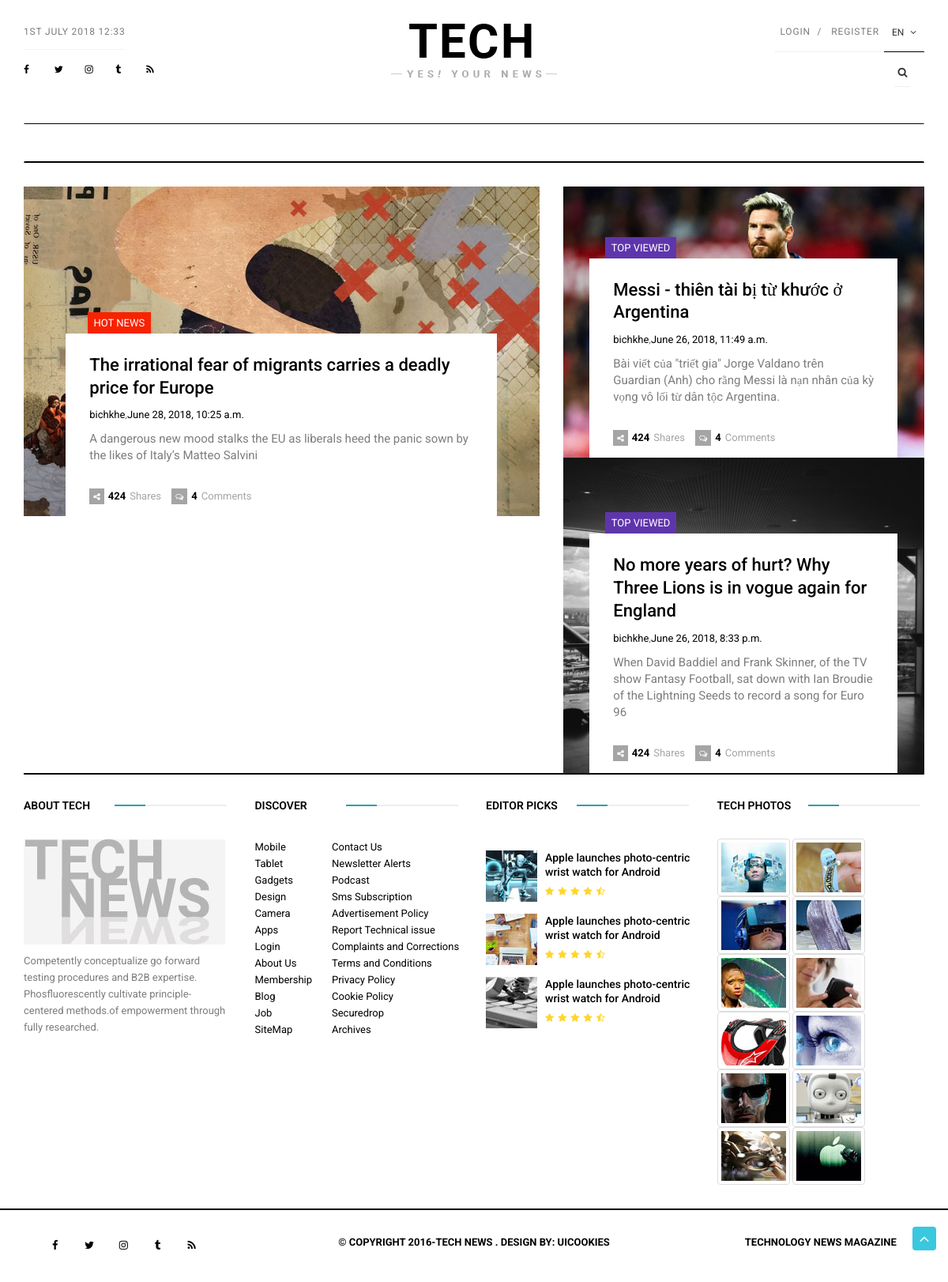
Before: / with the older database file.
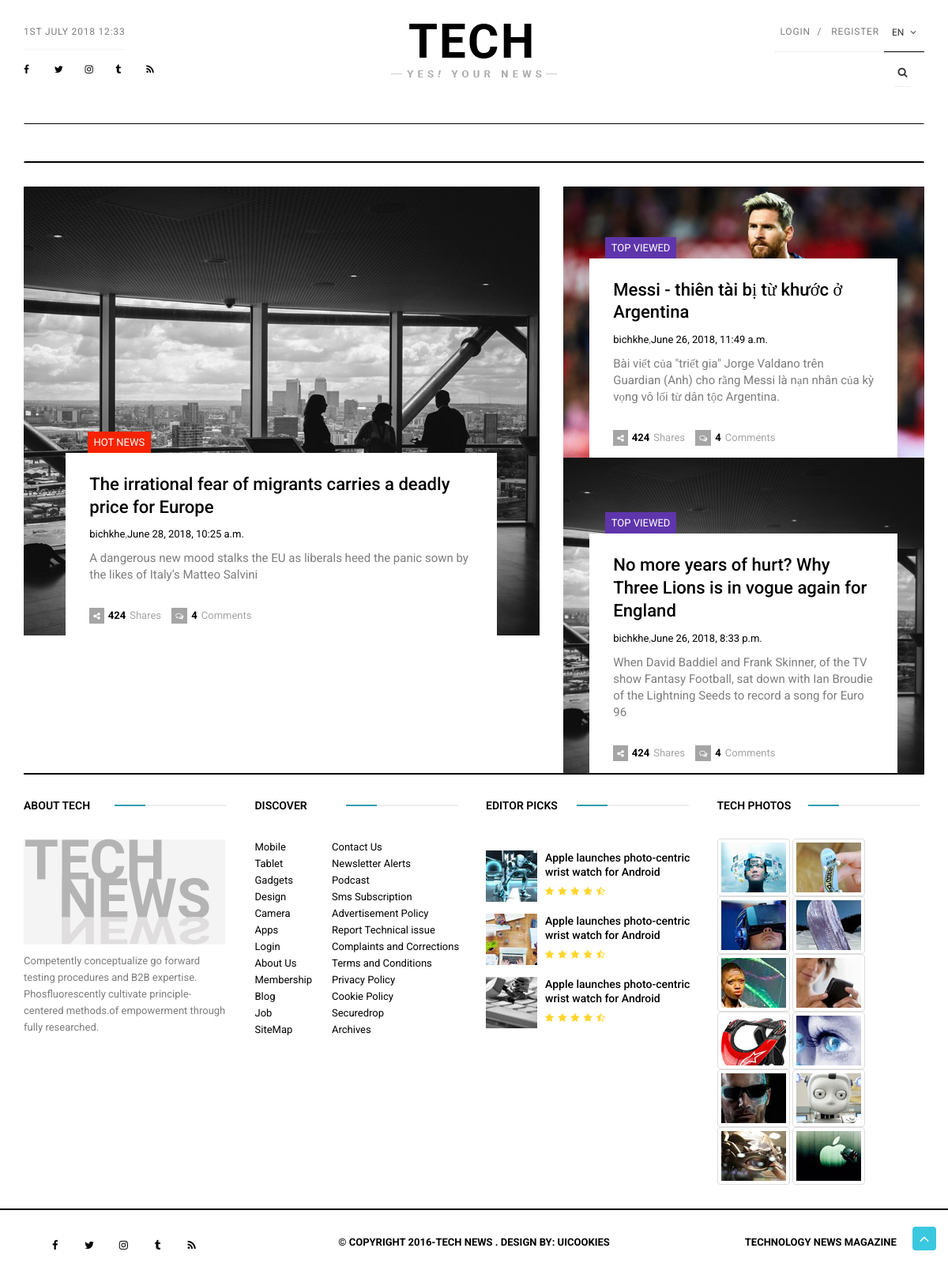
After: the same page with the newer database file.
### boards/models.py (models this page shows, shortened)
class Article(models.Model):
    title = models.CharField(max_length=255)
    abstract = models.CharField(max_length=150)
    image = models.ImageField(upload_to = 'uploads/', default = '')
    image_small = models.ImageField(upload_to = 'uploads/', default = '')
    message = models.TextField(max_length=4000)
    slug = models.SlugField(max_length=40)
    created_at = models.DateTimeField(auto_now_add=True)
    updated_at = models.DateTimeField(null=True)
    created_by = models.ForeignKey(User, related_name='articles')
    updated_by = models.ForeignKey(User, null=True, related_name='+')
    category = models.ForeignKey(Category, related_name='articles')
    is_hotnews= models.BooleanField()
    is_topviewed = models.BooleanField()
    iranks = models.IntegerField()
    iviews = models.IntegerField()
    ishared = models.IntegerField()

### boards/views.py (the view)
# urls.py: url(r'^$', views.index, name='index'),
def index(request):
    categories = Category.objects.all()
    boards = Board.objects.all()
    hotnews = Article.objects.filter(is_hotnews=True).latest('created_at')
    topviewed = Article.objects.filter(is_topviewed=True).exclude(slug=hotnews.slug)[0:2]
    ctx ={
        'cateogries': categories,
        'boards':boards,
        'hotnews':hotnews,
        'topviewed' :topviewed,
    }
    return render(request, 'technews/index.html', ctx)

### templates/technews/index.html (shortened to what this page needs)
{% extends 'technews/base.html' %}
{% load static %}
{% block hotnews %}
 <section id="feature_news_section" class="feature_news_section">
    <div class="container">
        <div class="row">
            <div class="col-md-7">
                <div class="feature_article_wrapper">
                    <div class="feature_article_img">
                        <img class="img-responsive top_static_article_img" src="{{hotnews.image.url}}" alt="http://via.placeholder.com/955x832">
                    </div>
                    <div class="feature_article_inner">
                        <div class="tag_lg red"><a href="category.html">Hot News</a></div>
                        <div class="feature_article_title">
                            <h1><a href="single.html" target="_self">{{hotnews.title}}</a></h1>
                        </div>
                        <div class="feature_article_date"><a href="#" target="_self">{{hotnews.created_by}}</a>,<a href="#" target="_self">{{hotnews.created_at}}</a></div>
                        <div class="feature_article_content">
                            {{hotnews.abstract}}
                        </div>
                        <div class="article_social">
                            <span><i class="fa fa-share-alt"></i><a href="#">424</a>Shares</span>
                            <span><i class="fa fa-comments-o"></i><a href="#">4</a>Comments</span>
                        </div>
                    </div>
                </div>
            </div>
	 {% for topnews in topviewed %}
            <div class="col-md-5">
                <div class="feature_static_wrapper">
                    <div class="feature_article_img">
                    </div>
                    <div class="feature_article_inner">
                        <div class="tag_lg purple"><a href="category.html">Top Viewed</a></div>
                        <div class="feature_article_title">
                            <h1><a href="single.html" target="_self">{{topnews.title}}</a></h1>
                        </div>
                        <div class="feature_article_date"><a href="#" target="_self">{{topnews.created_by}}</a>,<a href="#" target="_self">{{topnews.created_at}}</a></div>
                        <div class="feature_article_content">
                            {{topnews.abstract}}
                        </div>
                        <div class="article_social">
                            <span><i class="fa fa-share-alt"></i><a href="#">424</a>Shares</span>
                            <span><i class="fa fa-comments-o"></i><a href="#">4</a>Comments</span>
                        </div>
                    </div>
                </div>
            </div>
	{% endfor %}
        </div>
    </div>
</section>
{% endblock %}

### templates/technews/base.html (shortened to what this page needs)
{% load static %}
{% load mainmenu %}
<!DOCTYPE html>
<html>
<head>
    <link href="{% static 'assets/css/bootstrap.min.css' %}" rel="stylesheet">
    <link href="{% static 'assets/fonts/font-awesome/font-awesome.min.css' %}" rel="stylesheet">
    <link href="{% static 'assets/css/mobile-menu.css' %}" rel="stylesheet">
    <link href="{% static 'assets/css/owl.carousel.css' %}" rel="stylesheet">
    <link href="{% static 'assets/css/owl.theme.default.min.css' %}" rel="stylesheet">
    <link href="{% static 'assets/css/style.css' %}" rel="stylesheet">
</head>
<body id="page-top" data-spy="scroll" data-target=".navbar">
<div id="main-wrapper">
{% block nav %}
<div class="uc-mobile-menu-pusher uc-offcanvas-pusher">
<div class="content-wrapper uc-offcanvas-contents">
<section id="header_section_wrapper" class="header_section_wrapper">
    <div class="container">
        <div class="header-section">
            <div class="row">
                <div class="col-md-4">
                    <div class="left_section">
                                            <span class="time">
                                               {% now "jS F Y H:i" %}
                                            </span>
                        <div class="social">
                            <a class="icons-sm fb-ic"><i class="fa fa-facebook"></i></a>
                            <a class="icons-sm tw-ic"><i class="fa fa-twitter"></i></a>
                            <a class="icons-sm inst-ic"><i class="fa fa-instagram"> </i></a>
                            <a class="icons-sm tmb-ic"><i class="fa fa-tumblr"> </i></a>
                            <a class="icons-sm rss-ic"><i class="fa fa-rss"> </i></a>
                        </div>
                    </div>
                </div>
                <div class="col-md-4">
                    <div class="logo">
                        <a href="index.html"><img src="{% static 'assets/img/logo.png' %}" alt="Tech NewsLogo"></a>
                    </div>
                </div>
                <div class="col-md-4">
                    <div class="right_section">
			<ul class="nav navbar-nav">
                            <li><a href="#">Login</a></li>
                            <li><a href="#">Register</a></li>
                            <li class="dropdown lang">
                                <button class="btn btn-default dropdown-toggle" type="button" id="dropdownMenu1" data-toggle="dropdown" aria-haspopup="true" aria-expanded="true">En <i class="fa fa-angle-down"></i></button>
                            </li>
                        </ul>
                        <ul class="nav-cta hidden-xs">
                            <li class="dropdown"><a href="#" data-toggle="dropdown" class="dropdown-toggle"><i class="fa fa-search"></i></a>
                            </li>
                        </ul>
                    </div>
                </div>
            </div>
        </div>
        <div class="navigation-section">
            <nav class="navbar m-menu navbar-default">
            </nav>
        </div>
    </div>
</section>
{% endblock %}
{% block body %}
{% block hotnews %}
{% endblock %}
{% endblock %}
{% block footer %}
    <div class="container">
        <hr class="footer-top">
        <div class="row">
            <div class="col-md-3">
                <div class="footer_widget_title"><h3><a href="category.html" target="_self">About Tech</a></h3></div>
                <div class="logo footer-logo">
                    <a title="fontanero" href="index.html">
                        <img src="{% static 'assets/img/tech_about.jpg' %}" alt="technews">
                    </a>
                    <p>Competently conceptualize go forward testing procedures and B2B expertise. Phosfluorescently
                        cultivate principle-centered methods.of empowerment through fully researched.</p>
                </div>
            </div>
            <div class="col-md-3">
                <div class="footer_widget_title">
                    <h3><a href="category.html" target="_self">Discover</a></h3>
                </div>
                <div class="row">
                    <div class="col-xs-4">
                        <ul class="list-unstyled left">
                            <li><a href="#">Mobile</a></li>
                            <li><a href="#">Tablet</a></li>
                            <li><a href="#">Gadgets</a></li>
                            <li><a href="#">Design</a></li>
                            <li><a href="#">Camera</a></li>
                            <li><a href="#">Apps</a></li>
                            <li><a href="#">Login</a></li>
                            <li><a href="#">About Us</a></li>
                            <li><a href="#">Membership</a></li>
                            <li><a href="#">Blog</a></li>
                            <li><a href="#">Job</a></li>
                            <li><a href="#">SiteMap</a></li>
                        </ul>
                    </div>
                    <div class="col-xs-8">
                        <ul class="list-unstyled">
                            <li><a href="#">Contact Us</a></li>
                            <li><a href="#">Newsletter Alerts</a></li>
                            <li><a href="#">Podcast</a></li>
                            <li><a href="#">Sms Subscription</a></li>
                            <li><a href="#">Advertisement Policy</a></li>
                            <li><a href="#">Report Technical issue</a></li>
                            <li><a href="#">Complaints and Corrections</a></li>
                            <li><a href="#">Terms and Conditions</a></li>
                            <li><a href="#">Privacy Policy</a></li>
                            <li><a href="#">Cookie Policy</a></li>
                            <li><a href="#">Securedrop</a></li>
                            <li><a href="#">Archives</a></li>
                        </ul>
                    </div>
                </div>
            </div>
            <div class="col-md-3">
                <div class="footer_widget_title">
                    <h3><a href="#" target="_self">Editor Picks</a></h3>
                </div>
                <div class="media">
                    <div class="media-left">
                        <a href="#"><img class="media-object" src="{% static 'assets/img/editor_pic1.jpg' %}" alt="Generic placeholder image"></a>
                    </div>
                    <div class="media-body">
                        <h3 class="media-heading">
                            <a href="single.html">Apple launches photo-centric wrist watch for Android</a>
                        </h3>
                        <span class="rating">
                            <i class="fa fa-star"></i>
                            <i class="fa fa-star"></i>
                            <i class="fa fa-star"></i>
                            <i class="fa fa-star"></i>
                            <i class="fa fa-star-half-full"></i>
                        </span>
                    </div>
                </div>
                <div class="media">
                    <div class="media-left">
                        <a href="#"><img class="media-object" src="{% static 'assets/img/editor_pic2.jpg' %}" alt="Generic placeholder image"></a>
                    </div>
                    <div class="media-body">
                        <h3 class="media-heading">
                            <a href="single.html">Apple launches photo-centric wrist watch for Android</a>
                        </h3>
                        <span class="rating">
                            <i class="fa fa-star"></i>
                            <i class="fa fa-star"></i>
                            <i class="fa fa-star"></i>
                            <i class="fa fa-star"></i>
                            <i class="fa fa-star-half-full"></i>
                        </span>
                    </div>
                </div>
                <div class="media">
                    <div class="media-left">
                        <a href="#"><img class="media-object" src="{% static 'assets/img/editor_pic3.jpg' %}" alt="Generic placeholder image"></a>
                    </div>
                    <div class="media-body">
                        <h3 class="media-heading">
                            <a href="single.html">Apple launches photo-centric wrist watch for Android</a>
                        </h3>
                        <span class="rating">
                            <i class="fa fa-star"></i>
                            <i class="fa fa-star"></i>
                            <i class="fa fa-star"></i>
                            <i class="fa fa-star"></i>
                            <i class="fa fa-star-half-full"></i>
                        </span>
                    </div>
                </div>
            </div>
            <div class="col-md-3">
                <div class="footer_widget_title">
                    <h3><a href="category.html" target="_self">Tech Photos</a></h3>
                </div>
                <div class="widget_photos">
                    <img class="img-thumbnail" src="{% static 'assets/img/tech_photo1.jpg' %}" alt="Tech Photos">
                    <img class="img-thumbnail" src="{% static 'assets/img/tech_photo2.jpg' %}" alt="Tech Photos">
                    <img class="img-thumbnail" src="{% static 'assets/img/tech_photo3.jpg' %}" alt="Tech Photos">
                    <img class="img-thumbnail" src="{% static 'assets/img/tech_photo4.jpg' %}" alt="Tech Photos">
                    <img class="img-thumbnail" src="{% static 'assets/img/tech_photo5.jpg' %}" alt="Tech Photos">
                    <img class="img-thumbnail" src="{% static 'assets/img/tech_photo6.jpg' %}" alt="Tech Photos">
                    <img class="img-thumbnail" src="{% static 'assets/img/tech_photo7.jpg' %}" alt="Tech Photos">
                    <img class="img-thumbnail" src="{% static 'assets/img/tech_photo8.jpg' %}" alt="Tech Photos">
                    <img class="img-thumbnail" src="{% static 'assets/img/tech_photo9.jpg' %}" alt="Tech Photos">
                    <img class="img-thumbnail" src="{% static 'assets/img/tech_photo10.jpg' %}" alt="Tech Photos">
                    <img class="img-thumbnail" src="{% static 'assets/img/tech_photo11.jpg' %}" alt="Tech Photos">
                    <img class="img-thumbnail" src="{% static 'assets/img/tech_photo12.jpg' %}" alt="Tech Photos">
                </div>
            </div>
        </div>
    </div>
    <div class="footer_bottom_Section">
        <div class="container">
            <div class="row">
                <div class="footer">
                    <div class="col-sm-3">
                        <div class="social">
                            <a class="icons-sm fb-ic"><i class="fa fa-facebook"></i></a>
                            <a class="icons-sm tw-ic"><i class="fa fa-twitter"></i></a>
                            <a class="icons-sm inst-ic"><i class="fa fa-instagram"> </i></a>
                            <a class="icons-sm tmb-ic"><i class="fa fa-tumblr"> </i></a>
                            <a class="icons-sm rss-ic"><i class="fa fa-rss"> </i></a>
                        </div>
                    </div>
                    <div class="col-sm-6">
                        <p>© Copyright 2016-Tech News . Design by: <a href="https://uicookies.com">uiCookies</a> </p>
                    </div>
                    <div class="col-sm-3">
                        <p>Technology News Magazine</p>
                    </div>
                </div>
            </div>
        </div>
   </div>
{%endblock %}
</div>
</div>
<a href="#" class="crunchify-top" style="display: block;"><i class="fa fa-angle-up" aria-hidden="true"></i></a>
<div class="uc-mobile-menu uc-mobile-menu-effect uc-offcanvas-init uc-offcanvas-container">
    <div>
        <div>
            <ul id="menu">
                <li class="active"><a href="blog.html">News</a></li>
                <li><a href="category.html">Mobile</a></li>
                <li><a href="blog.html">Tablet</a></li>
                <li><a href="category.html">Gadgets</a></li>
                <li><a href="blog.html">Camera</a></li>
                <li><a href="category.html">Design</a></li>
                <li class="dropdown m-menu-fw"><a href="#" data-toggle="dropdown" class="dropdown-toggle">More
                    <span></span></a>
                </li>
            </ul>
        </div>
    </div>
</div>
</div>
</body>
</html>

Changed rows visible on the page:
changed Article "The irrational fear of migrants carries a deadly price for Europe": image: picture added
